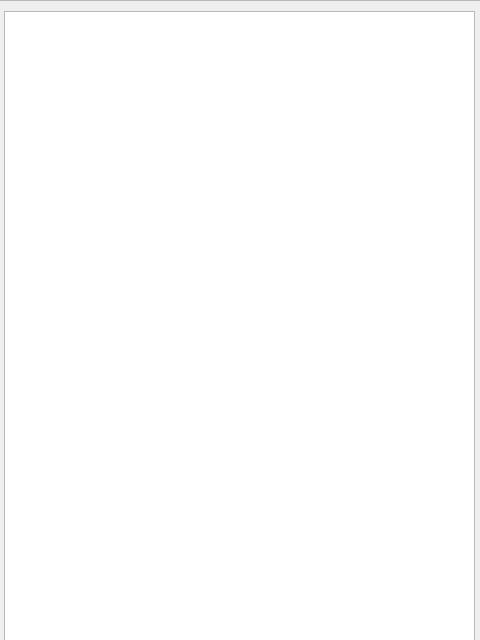
<?xml version="1.0" encoding="UTF-8"?>
<ui version="4.0">
 <class>DocWindow</class>
 <widget class="QWidget" name="DocWindow">
  <property name="geometry">
   <rect>
    <x>0</x>
    <y>0</y>
    <width>480</width>
    <height>640</height>
   </rect>
  </property>
  <property name="windowTitle">
   <string>Form</string>
  </property>
  <widget class="QScrollArea" name="scrollArea">
   <property name="geometry">
    <rect>
     <x>-10</x>
     <y>0</y>
     <width>501</width>
     <height>651</height>
    </rect>
   </property>
   <property name="widgetResizable">
    <bool>true</bool>
   </property>
   <widget class="QWidget" name="scrollAreaWidgetContents">
    <property name="geometry">
     <rect>
      <x>0</x>
      <y>0</y>
      <width>499</width>
      <height>649</height>
     </rect>
    </property>
    <widget class="QPlainTextEdit" name="plainTextEdit">
     <property name="geometry">
      <rect>
       <x>13</x>
       <y>10</y>
       <width>471</width>
       <height>631</height>
      </rect>
     </property>
    </widget>
   </widget>
  </widget>
 </widget>
 <resources/>
 <connections/>
</ui>
